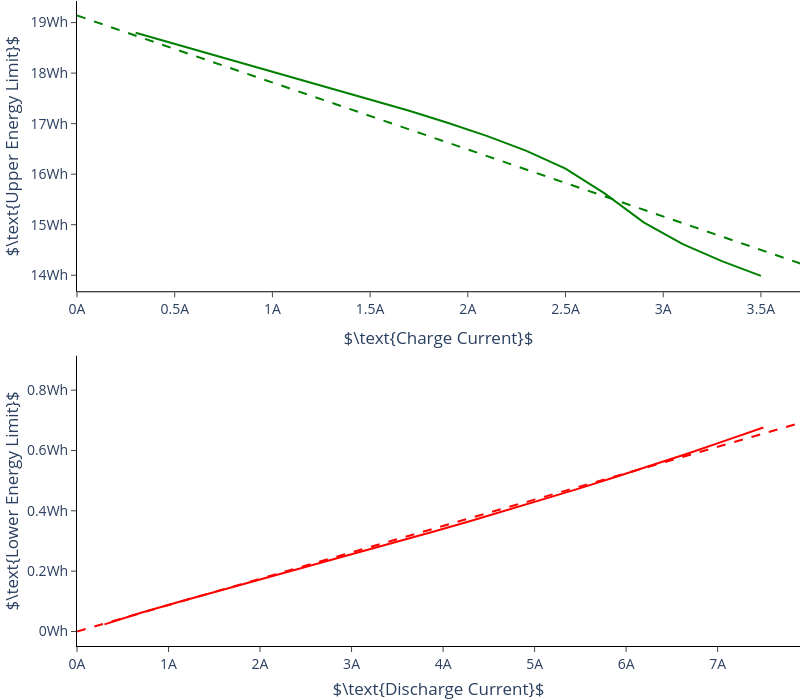

This figure's notebook cell:
### Code cell
fig = make_subplots(rows=2, cols=1, vertical_spacing=0.1)
fig.update_layout(
    width=800,
    height=700,
    margin={"r": 0, "l": 0, "t": 0.9, "b": 0},
    paper_bgcolor="rgba(0,0,0,0)", plot_bgcolor="rgba(0,0,0,0)",
    font_size=14,
)
fig.update_xaxes(
    showline=True, linewidth=1, linecolor="black", ticks="outside", title="$\\text{Charge Current}$", ticksuffix="A", range=[0, 3.7], row=1, col=1
)
fig.update_yaxes(
    showline=True, linewidth=1, linecolor="black", ticks="outside", title="$\\text{Upper Energy Limit}$", ticksuffix="Wh",  row=1, col=1
)
fig.add_trace(
    go.Scatter(x=charge_currents, y=charge_energies, line_color="green", showlegend=False, mode="lines"), row=1, col=1
)
fig.add_trace(
    go.Scatter(x=np.arange(0, 4, 0.1), y=(u_upper*np.arange(0, 4, 0.1) + v_upper), showlegend=False, mode="lines", line_color="green", line_dash="dash"), row=1, col=1
)
fig.update_xaxes(
    showline=True, linewidth=1, linecolor="black", ticks="outside", title="$\\text{Discharge Current}$", ticksuffix="A", range=[0, 7.9], row=2, col=1
)
fig.update_yaxes(
    showline=True, linewidth=1, linecolor="black", ticks="outside", title="$\\text{Lower Energy Limit}$", ticksuffix="Wh", row=2, col=1
)
fig.add_trace(
    go.Scatter(x=discharge_currents, y=discharge_energies, line_color="red", showlegend=False, mode="lines"), row=2, col=1
)
fig.add_trace(
    go.Scatter(x=np.arange(0.0, 10, 0.1), y=(u_lower*np.arange(0.0, 10, 0.1) + v_lower), showlegend=False, mode="lines", line_color="red", line_dash="dash"), row=2, col=1
)
fig.write_image("../thesis/Images/energy_limits.pdf", "pdf")
fig.show()

### Figure 1 — Plotly figure (JSON) as saved in the notebook; plotly's stock layout.template omitted (floating-point values rounded to 4 significant figures)
{"data": [{"line": {"color": "green"}, "mode": "lines", "showlegend": false, "type": "scatter", "x": [0.3, 0.5, 0.7, 0.9, 1.1, 1.3, 1.5, 1.7, 1.9, 2.1, 2.3, 2.5, 2.7, 2.9, 3.1, 3.3, 3.5], "xaxis": "x", "y": [18.8, 18.58, 18.36, 18.14, 17.93, 17.71, 17.48, 17.25, 17.01, 16.75, 16.46, 16.11, 15.62, 15.05, 14.62, 14.28, 13.99], "yaxis": "y"}, {"line": {"color": "green", "dash": "dash"}, "mode": "lines", "showlegend": false, "type": "scatter", "x": [0, 0.1, 0.2, 0.3, 0.4, 0.5, 0.6, 0.7, 0.8, 0.9, 1, 1.1, 1.2, 1.3, 1.4, 1.5, 1.6, 1.7, 1.8, 1.9, 2, 2.1, 2.2, 2.3, 2.4, 2.5, 2.6, 2.7, 2.8, 2.9, 3, 3.1, 3.2, 3.3, 3.4, 3.5, 3.6, 3.7, 3.8, 3.9], "xaxis": "x", "y": [19.14, 19.01, 18.87, 18.74, 18.61, 18.48, 18.34, 18.21, 18.08, 17.95, 17.81, 17.68, 17.55, 17.42, 17.28, 17.15, 17.02, 16.89, 16.75, 16.62, 16.49, 16.36, 16.22, 16.09, 15.96, 15.83, 15.69, 15.56, 15.43, 15.3, 15.16, 15.03, 14.9, 14.77, 14.63, 14.5, 14.37, 14.24, 14.1, 13.97], "yaxis": "y"}, {"line": {"color": "red"}, "mode": "lines", "showlegend": false, "type": "scatter", "x": [0.3, 0.7, 1.1, 1.5, 1.9, 2.3, 2.7, 3.1, 3.5, 3.9, 4.3, 4.7, 5.1, 5.5, 5.9, 6.3, 6.7, 7.1, 7.5], "xaxis": "x2", "y": [0.02371, 0.06203, 0.09683, 0.13, 0.1637, 0.1965, 0.2294, 0.2629, 0.2973, 0.3312, 0.3662, 0.4022, 0.4385, 0.4752, 0.5137, 0.5525, 0.5924, 0.6342, 0.6763], "yaxis": "y2"}, {"line": {"color": "red", "dash": "dash"}, "mode": "lines", "showlegend": false, "type": "scatter", "x": [0, 0.1, 0.2, 0.3, 0.4, 0.5, 0.6, 0.7, 0.8, 0.9, 1, 1.1, 1.2, 1.3, 1.4, 1.5, 1.6, 1.7, 1.8, 1.9, 2, 2.1, 2.2, 2.3, 2.4, 2.5, 2.6, 2.7, 2.8, 2.9, 3, 3.1, 3.2, 3.3, 3.4, 3.5, 3.6, 3.7, 3.8, 3.9, 4, 4.1, 4.2, 4.3, 4.4, 4.5, 4.6, 4.7, 4.8, 4.9, 5, 5.1, 5.2, 5.3, 5.4, 5.5, 5.6, 5.7, 5.8, 5.9, 6, 6.1, 6.2, 6.3, 6.4, 6.5, 6.6, 6.7, 6.8, 6.9, 7, 7.1, 7.2, 7.3, 7.4, 7.5, 7.6, 7.7, 7.8, 7.9, 8, 8.1, 8.2, 8.3, 8.4, 8.5, 8.6, 8.7, 8.8, 8.9, 9, 9.1, 9.2, 9.3, 9.4, 9.5, 9.6, 9.7, 9.8, 9.9], "xaxis": "x2", "y": [0, 0.008746, 0.01749, 0.02624, 0.03499, 0.04373, 0.05248, 0.06122, 0.06997, 0.07872, 0.08746, 0.09621, 0.105, 0.1137, 0.1224, 0.1312, 0.1399, 0.1487, 0.1574, 0.1662, 0.1749, 0.1837, 0.1924, 0.2012, 0.2099, 0.2187, 0.2274, 0.2361, 0.2449, 0.2536, 0.2624, 0.2711, 0.2799, 0.2886, 0.2974, 0.3061, 0.3149, 0.3236, 0.3324, 0.3411, 0.3499, 0.3586, 0.3673, 0.3761, 0.3848, 0.3936, 0.4023, 0.4111, 0.4198, 0.4286, 0.4373, 0.4461, 0.4548, 0.4636, 0.4723, 0.481, 0.4898, 0.4985, 0.5073, 0.516, 0.5248, 0.5335, 0.5423, 0.551, 0.5598, 0.5685, 0.5773, 0.586, 0.5947, 0.6035, 0.6122, 0.621, 0.6297, 0.6385, 0.6472, 0.656, 0.6647, 0.6735, 0.6822, 0.691, 0.6997, 0.7084, 0.7172, 0.7259, 0.7347, 0.7434, 0.7522, 0.7609, 0.7697, 0.7784, 0.7872, 0.7959, 0.8047, 0.8134, 0.8222, 0.8309, 0.8396, 0.8484, 0.8571, 0.8659], "yaxis": "y2"}], "layout": {"font": {"size": 14}, "height": 700, "margin": {"b": 0, "l": 0, "r": 0, "t": 0.9}, "paper_bgcolor": "rgba(0,0,0,0)", "plot_bgcolor": "rgba(0,0,0,0)", "width": 800, "xaxis": {"anchor": "y", "domain": [0, 1], "linecolor": "black", "linewidth": 1, "range": [0, 3.7], "showline": true, "ticks": "outside", "ticksuffix": "A", "title": {"text": "$\\text{Charge Current}$"}}, "xaxis2": {"anchor": "y2", "domain": [0, 1], "linecolor": "black", "linewidth": 1, "range": [0, 7.9], "showline": true, "ticks": "outside", "ticksuffix": "A", "title": {"text": "$\\text{Discharge Current}$"}}, "yaxis": {"anchor": "x", "domain": [0.55, 1], "linecolor": "black", "linewidth": 1, "showline": true, "ticks": "outside", "ticksuffix": "Wh", "title": {"text": "$\\text{Upper Energy Limit}$"}}, "yaxis2": {"anchor": "x2", "domain": [0, 0.45], "linecolor": "black", "linewidth": 1, "showline": true, "ticks": "outside", "ticksuffix": "Wh", "title": {"text": "$\\text{Lower Energy Limit}$"}}}}
